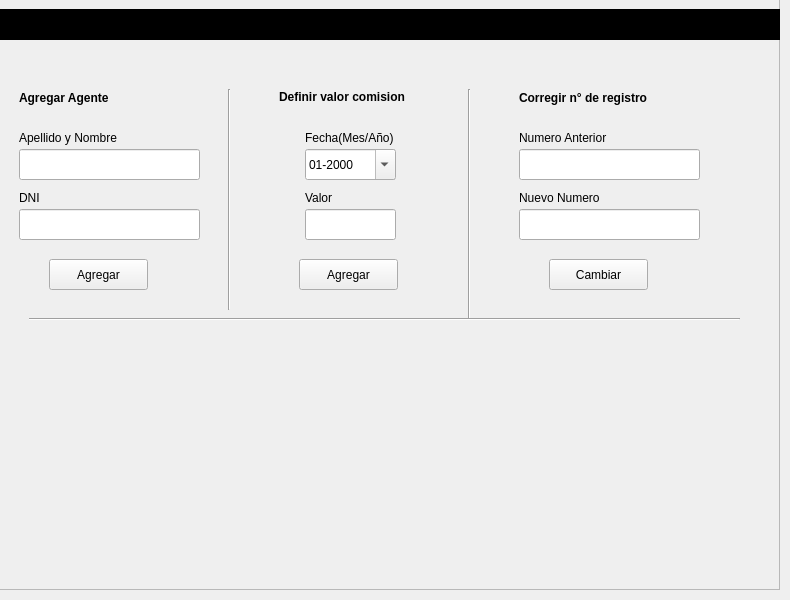
         <widget class="QWidget" name="p_config">
          <widget class="QFrame" name="frame_18">
           <property name="geometry">
            <rect>
             <x>-1</x>
             <y>-1</y>
             <width>781</width>
             <height>591</height>
            </rect>
           </property>
           <property name="frameShape">
            <enum>QFrame::StyledPanel</enum>
           </property>
           <property name="frameShadow">
            <enum>QFrame::Raised</enum>
           </property>
           <widget class="QLabel" name="label_81">
            <property name="geometry">
             <rect>
              <x>20</x>
              <y>90</y>
              <width>171</width>
              <height>17</height>
             </rect>
            </property>
            <property name="font">
             <font>
              <weight>75</weight>
              <bold>true</bold>
             </font>
            </property>
            <property name="text">
             <string>Agregar Agente</string>
            </property>
           </widget>
           <widget class="QLineEdit" name="txt_agregar_agente">
            <property name="geometry">
             <rect>
              <x>20</x>
              <y>150</y>
              <width>181</width>
              <height>31</height>
             </rect>
            </property>
           </widget>
           <widget class="QLineEdit" name="txt_agregar_dniagente">
            <property name="geometry">
             <rect>
              <x>20</x>
              <y>210</y>
              <width>181</width>
              <height>31</height>
             </rect>
            </property>
           </widget>
           <widget class="QLabel" name="label_82">
            <property name="geometry">
             <rect>
              <x>20</x>
              <y>130</y>
              <width>171</width>
              <height>17</height>
             </rect>
            </property>
            <property name="text">
             <string>Apellido y Nombre</string>
            </property>
           </widget>
           <widget class="QLabel" name="label_83">
            <property name="geometry">
             <rect>
              <x>20</x>
              <y>190</y>
              <width>171</width>
              <height>17</height>
             </rect>
            </property>
            <property name="text">
             <string>DNI</string>
            </property>
           </widget>
           <widget class="QPushButton" name="btn_agregar_agente">
            <property name="geometry">
             <rect>
              <x>50</x>
              <y>260</y>
              <width>99</width>
              <height>31</height>
             </rect>
            </property>
            <property name="text">
             <string>Agregar</string>
            </property>
           </widget>
           <widget class="QLabel" name="label_86">
            <property name="geometry">
             <rect>
              <x>520</x>
              <y>90</y>
              <width>171</width>
              <height>17</height>
             </rect>
            </property>
            <property name="font">
             <font>
              <weight>75</weight>
              <bold>true</bold>
             </font>
            </property>
            <property name="text">
             <string>Corregir n° de registro</string>
            </property>
           </widget>
           <widget class="QLabel" name="label_87">
            <property name="geometry">
             <rect>
              <x>520</x>
              <y>130</y>
              <width>171</width>
              <height>17</height>
             </rect>
            </property>
            <property name="text">
             <string>Numero Anterior</string>
            </property>
           </widget>
           <widget class="QLineEdit" name="txt_registro_anterior">
            <property name="geometry">
             <rect>
              <x>520</x>
              <y>150</y>
              <width>181</width>
              <height>31</height>
             </rect>
            </property>
           </widget>
           <widget class="Line" name="line_10">
            <property name="geometry">
             <rect>
              <x>220</x>
              <y>90</y>
              <width>20</width>
              <height>221</height>
             </rect>
            </property>
            <property name="orientation">
             <enum>Qt::Vertical</enum>
            </property>
           </widget>
           <widget class="Line" name="line_11">
            <property name="geometry">
             <rect>
              <x>460</x>
              <y>90</y>
              <width>20</width>
              <height>231</height>
             </rect>
            </property>
            <property name="orientation">
             <enum>Qt::Vertical</enum>
            </property>
           </widget>
           <widget class="QPushButton" name="btn_cambiar_registro">
            <property name="geometry">
             <rect>
              <x>550</x>
              <y>260</y>
              <width>99</width>
              <height>31</height>
             </rect>
            </property>
            <property name="text">
             <string>Cambiar</string>
            </property>
           </widget>
           <widget class="QLabel" name="label_88">
            <property name="geometry">
             <rect>
              <x>520</x>
              <y>190</y>
              <width>171</width>
              <height>17</height>
             </rect>
            </property>
            <property name="text">
             <string>Nuevo Numero</string>
            </property>
           </widget>
           <widget class="QLineEdit" name="txt_registro_nuevo">
            <property name="geometry">
             <rect>
              <x>520</x>
              <y>210</y>
              <width>181</width>
              <height>31</height>
             </rect>
            </property>
           </widget>
           <widget class="Line" name="line_12">
            <property name="geometry">
             <rect>
              <x>30</x>
              <y>310</y>
              <width>711</width>
              <height>20</height>
             </rect>
            </property>
            <property name="orientation">
             <enum>Qt::Horizontal</enum>
            </property>
           </widget>
           <widget class="QLabel" name="label_93">
            <property name="geometry">
             <rect>
              <x>280</x>
              <y>89</y>
              <width>171</width>
              <height>17</height>
             </rect>
            </property>
            <property name="font">
             <font>
              <weight>75</weight>
              <bold>true</bold>
             </font>
            </property>
            <property name="text">
             <string>Definir valor comision</string>
            </property>
           </widget>
           <widget class="QDateEdit" name="fecha_valor_comision">
            <property name="geometry">
             <rect>
              <x>306</x>
              <y>150</y>
              <width>91</width>
              <height>31</height>
             </rect>
            </property>
            <property name="displayFormat">
             <string>MM-yyyy</string>
            </property>
            <property name="calendarPopup">
             <bool>true</bool>
            </property>
           </widget>
           <widget class="QLabel" name="label_94">
            <property name="geometry">
             <rect>
              <x>306</x>
              <y>130</y>
              <width>171</width>
              <height>17</height>
             </rect>
            </property>
            <property name="text">
             <string>Fecha(Mes/Año)</string>
            </property>
           </widget>
           <widget class="QPushButton" name="btn_definir_comision">
            <property name="geometry">
             <rect>
              <x>300</x>
              <y>260</y>
              <width>99</width>
              <height>31</height>
             </rect>
            </property>
            <property name="text">
             <string>Agregar</string>
            </property>
           </widget>
           <widget class="QLineEdit" name="txt_valor_comision">
            <property name="geometry">
             <rect>
              <x>306</x>
              <y>210</y>
              <width>91</width>
              <height>31</height>
             </rect>
            </property>
           </widget>
           <widget class="QLabel" name="label_95">
            <property name="geometry">
             <rect>
              <x>306</x>
              <y>190</y>
              <width>171</width>
              <height>17</height>
             </rect>
            </property>
            <property name="text">
             <string>Valor</string>
            </property>
           </widget>
           <widget class="QFrame" name="frame_33">
            <property name="geometry">
             <rect>
              <x>0</x>
              <y>10</y>
              <width>781</width>
              <height>31</height>
             </rect>
            </property>
            <property name="styleSheet">
             <string notr="true">background-color:rgb(0, 0, 0)</string>
            </property>
            <property name="frameShape">
             <enum>QFrame::StyledPanel</enum>
            </property>
            <property name="frameShadow">
             <enum>QFrame::Raised</enum>
            </property>
            <widget class="QLabel" name="label_44">
             <property name="geometry">
              <rect>
               <x>10</x>
               <y>7</y>
               <width>191</width>
               <height>17</height>
              </rect>
             </property>
             <property name="font">
              <font>
               <weight>75</weight>
               <bold>true</bold>
              </font>
             </property>
             <property name="text">
              <string>CONFIGURACION</string>
             </property>
            </widget>
           </widget>
          </widget>
         </widget>
